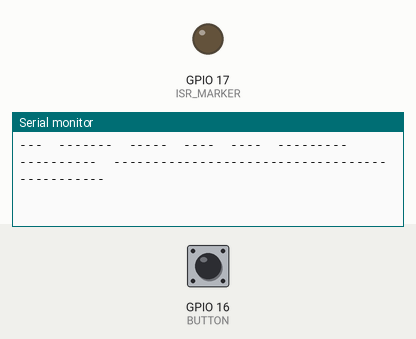
Recording of a program running on a simulated ESP32-S3. Shown: output pins drawn as LEDs (lit = HIGH), the last lines printed to the serial monitor. The inputs (shaded band) are chosen by the test bench; at power-on: GPIO 16 (BUTTON) HIGH.

Above: at 1.2 s.
1.3 s: GPIO 16 (BUTTON) pulled LOW for 0.15 s
At 1.48 s:
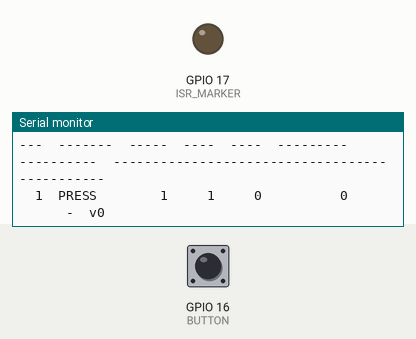
At 2.2 s:
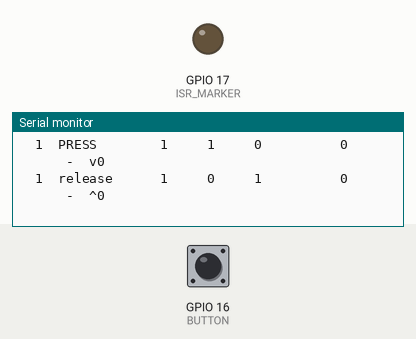

Measured:
- after the input at 1.3 s, the serial monitor: prints a new line after 0.05 s (image 1)

The program:

main.cpp
```cpp
#include <Arduino.h>

// Модуль 1.5 — лабораторія брязкоту: переривання CHANGE записує час і рівень кожного фронту,
// loop() після 50 мс тиші друкує рядок про подію — порівняйте з логічним аналізатором (D0).
#define BUTTON     16     // кнопка на GND, INPUT_PULLUP: відпущена = HIGH
#define ISR_MARKER 17     // D1 аналізатора: HIGH, поки працює обробник
#define QUIET_US   50000  // 50 мс без фронтів = подія закінчилась
#define MAX_EDGES  64
#define SHOW_EDGES 12     // скільки фронтів розписати в рядку

// спільні з перериванням — тому volatile
volatile uint32_t edgeUs[MAX_EDGES];
volatile uint8_t edgeLevel[MAX_EDGES];
volatile uint32_t edgeCount = 0;   // усі фронти події, навіть ті, що не влізли в масив
volatile uint32_t lastEdgeUs = 0;

int stableLevel = HIGH;  // рівень після попередньої події
uint32_t presses = 0, releases = 0, fallTotal = 0, pressMaxUs = 0, releaseMaxUs = 0;

// обробник: лише записати час і рівень, друкує loop()
void IRAM_ATTR onEdge() {
  digitalWrite(ISR_MARKER, HIGH);
  uint32_t now = micros();
  if (edgeCount < MAX_EDGES) {
    edgeUs[edgeCount] = now;
    edgeLevel[edgeCount] = digitalRead(BUTTON);
  }
  edgeCount = edgeCount + 1;
  lastEdgeUs = now;
  digitalWrite(ISR_MARKER, LOW);
}

void printHeader() {
  Serial.println("  #  event    edges  fall  rise  bounce,us  min gap,us  edges, us from the first (v = LOW, ^ = HIGH)");
  Serial.println("---  -------  -----  ----  ----  ---------  ----------  ----------------------------------------------");
}

void printSummary() {
  uint32_t worst = max(pressMaxUs, releaseMaxUs);
  uint32_t debounceMs = (worst * 3 / 2 + 999) / 1000;  // запас ×1.5, вгору до мс
  if (debounceMs == 0) debounceMs = 1;
  Serial.printf("\n=== summary: %u presses, %u releases ===\n", presses, releases);
  Serial.printf("max bounce: press %u us, release %u us\n", pressMaxUs, releaseMaxUs);
  Serial.printf("edges read as LOW (~ homework FALLING counter): %u for %u presses\n", fallTotal, presses);
  Serial.printf("debounce >= %u ms (worst bounce %u us x 1.5)\n\n", debounceMs, worst);
  printHeader();
}

void setup() {
  Serial.begin(115200);
  pinMode(BUTTON, INPUT_PULLUP);
  pinMode(ISR_MARKER, OUTPUT);
  stableLevel = digitalRead(BUTTON);
  attachInterrupt(digitalPinToInterrupt(BUTTON), onEdge, CHANGE);
  Serial.println("=== ESP32-S3: button bounce lab (module 1.5) ===");
  Serial.println("Button GPIO16, interrupt CHANGE, ISR marker GPIO17, event ends after 50 ms of quiet");
  printHeader();
}

void loop() {
  if (edgeCount == 0 || micros() - lastEdgeUs < QUIET_US) return;  // подія ще триває

  // забрати дані: на мить вимкнути переривання
  uint32_t t[MAX_EDGES];
  uint8_t lv[MAX_EDGES];
  noInterrupts();
  uint32_t count = edgeCount;
  uint32_t n = min(count, (uint32_t)MAX_EDGES);
  for (uint32_t i = 0; i < n; i++) { t[i] = edgeUs[i]; lv[i] = edgeLevel[i]; }
  edgeCount = 0;
  interrupts();

  // став LOW — натиснули, став HIGH — відпустили, не змінився — завада (glitch)
  int level = digitalRead(BUTTON);
  bool press = level == LOW && stableLevel == HIGH;
  bool release = level == HIGH && stableLevel == LOW;
  stableLevel = level;

  uint32_t bounce = t[n - 1] - t[0];
  uint32_t minGap = UINT32_MAX, fall = 0;
  for (uint32_t i = 0; i < n; i++) {
    if (lv[i] == LOW) fall++;
    if (i > 0) minGap = min(minGap, t[i] - t[i - 1]);
  }
  fallTotal += fall;
  if (press) { presses++; pressMaxUs = max(pressMaxUs, bounce); }
  if (release) { releases++; releaseMaxUs = max(releaseMaxUs, bounce); }

  Serial.printf("%3u  %-7s  %5u  %4u  %4u  %9u  ", press ? presses : release ? releases : 0,
                press ? "PRESS" : release ? "release" : "glitch", count, fall, n - fall, bounce);
  if (n > 1) Serial.printf("%10u  ", minGap); else Serial.printf("%10s  ", "-");
  for (uint32_t i = 0; i < n && i < SHOW_EDGES; i++) Serial.printf("%c%u ", lv[i] ? '^' : 'v', t[i] - t[0]);
  if (count > SHOW_EDGES) Serial.printf("... +%u", count - SHOW_EDGES);
  Serial.println();

  if (release && releases % 10 == 0) printSummary();  // підсумок на кожні 10 натискань
}
```
